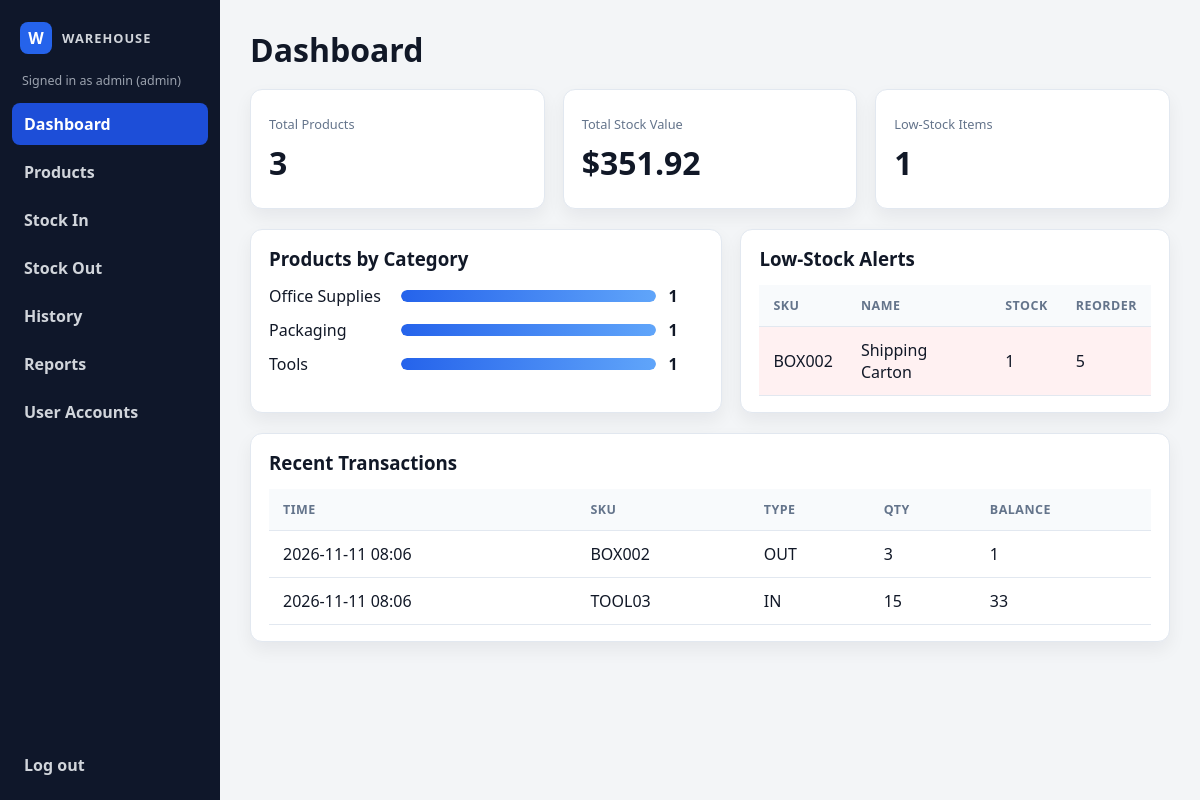
The app's page /dashboard (signed in) with its own data.
### tables this page shows
CREATE TABLE products (
                    id INTEGER PRIMARY KEY AUTOINCREMENT,
                    sku TEXT NOT NULL COLLATE NOCASE UNIQUE,
                    name TEXT NOT NULL,
                    category TEXT NOT NULL,
                    unit TEXT NOT NULL,
                    unit_price REAL NOT NULL CHECK (unit_price >= 0),
                    quantity INTEGER NOT NULL CHECK (quantity >= 0),
                    reorder_level INTEGER NOT NULL CHECK (reorder_level >= 0),
                    supplier TEXT NOT NULL DEFAULT '',
                    location TEXT NOT NULL DEFAULT ''
                );

CREATE TABLE transactions (
                    id INTEGER PRIMARY KEY AUTOINCREMENT,
                    product_id INTEGER,
                    sku TEXT NOT NULL,
                    product_name TEXT NOT NULL,
                    type TEXT NOT NULL CHECK (type IN ('IN', 'OUT')),
                    quantity INTEGER NOT NULL CHECK (quantity > 0),
                    note TEXT NOT NULL DEFAULT '',
                    balance INTEGER NOT NULL CHECK (balance >= 0),
                    timestamp TEXT NOT NULL DEFAULT CURRENT_TIMESTAMP
                );

### warehouse/web_app.py (the view)
    @app.route("/dashboard")
    @login_required
    def dashboard():
        total_products, stock_value, low_stock_count = db.dashboard_stats()
        categories = {}
        for product in db.list_products():
            categories[product.category] = categories.get(product.category, 0) + 1
        return render_template(
            "dashboard.html",
            total_products=total_products,
            stock_value=stock_value,
            low_stock_count=low_stock_count,
            category_totals=categories,
            low_products=db.list_products(low_stock=True),
            recent_transactions=db.list_transactions(limit=12),
            page_title="Dashboard",
        )

### warehouse/db.py (called while the page is built)
    def connect(self) -> sqlite3.Connection:
        connection = sqlite3.connect(self.path, timeout=10)
        connection.row_factory = sqlite3.Row
        connection.execute("PRAGMA foreign_keys = ON")
        return connection

    @contextmanager
    def _connection(self) -> Iterator[sqlite3.Connection]:
        connection = self.connect()
        try:
            with connection:
                yield connection
        finally:
            connection.close()

    @staticmethod
    def _product(row: sqlite3.Row) -> Product:
        return Product(
            id=row["id"],
            sku=row["sku"],
            name=row["name"],
            category=row["category"],
            unit=row["unit"],
            unit_price=row["unit_price"],
            quantity=row["quantity"],
            reorder_level=row["reorder_level"],
            supplier=row["supplier"],
            location=row["location"],
        )

    @staticmethod
    def _transaction(row: sqlite3.Row) -> Transaction:
        from datetime import datetime
        return Transaction(
            id=row["id"],
            sku=row["sku"],
            product_name=row["product_name"],
            type=row["type"],
            quantity=row["quantity"],
            note=row["note"],
            balance=row["balance"],
            timestamp=datetime.fromisoformat(row["timestamp"]),
        )

    def list_products(
        self, search: str = "", low_stock: bool = False, category: str = ""
    ) -> list[Product]:
        sql = "SELECT * FROM products WHERE 1 = 1"
        params: list[object] = []
        if search.strip():
            term = f"%{search.strip()}%"
            sql += " AND (sku LIKE ? OR name LIKE ? OR category LIKE ?)"
            params.extend((term, term, term))
        if low_stock:
            sql += " AND quantity <= reorder_level"
        if category.strip():
            sql += " AND category = ?"
            params.append(category.strip())
        sql += " ORDER BY name COLLATE NOCASE"
        with self._connection() as connection:
            rows = connection.execute(sql, params).fetchall()
        return [self._product(row) for row in rows]

### warehouse/templates/dashboard.html
{% extends 'base.html' %}
{% block content %}
  <div class="page-header">
    <h1>Dashboard</h1>
  </div>
  <div class="metric-grid">
    <div class="metric-card">
      <div class="metric-label">Total Products</div>
      <div class="metric-value">{{ total_products }}</div>
    </div>
    <div class="metric-card">
      <div class="metric-label">Total Stock Value</div>
      <div class="metric-value">${{ '{:,.2f}'.format(stock_value) }}</div>
    </div>
    <div class="metric-card">
      <div class="metric-label">Low-Stock Items</div>
      <div class="metric-value">{{ low_stock_count }}</div>
    </div>
  </div>
  <div class="dashboard-panels">
    <div class="panel card">
      <h3>Products by Category</h3>
      <div class="chart-block">
        {% for category, count in category_totals.items() %}
          <div class="bar-row">
            <span>{{ category }}</span>
            <div class="bar-track">
              <div class="bar-fill" style="width: {{ (count / (category_totals.values()|list|max if category_totals else 1)) * 100 }}%"></div>
            </div>
            <strong>{{ count }}</strong>
          </div>
        {% else %}
          <p class="muted">No products available.</p>
        {% endfor %}
      </div>
    </div>
    <div class="panel card">
      <h3>Low-Stock Alerts</h3>
      {% if low_products %}
        <table>
          <thead>
            <tr>
              <th>SKU</th>
              <th>Name</th>
              <th>Stock</th>
              <th>Reorder</th>
            </tr>
          </thead>
          <tbody>
            {% for product in low_products %}
              <tr class="alert-row">
                <td>{{ product.sku }}</td>
                <td>{{ product.name }}</td>
                <td>{{ product.quantity }}</td>
                <td>{{ product.reorder_level }}</td>
              </tr>
            {% endfor %}
          </tbody>
        </table>
      {% else %}
        <p class="muted">No low-stock items.</p>
      {% endif %}
    </div>
  </div>
  <div class="panel card recent-panel">
    <h3>Recent Transactions</h3>
    <table>
      <thead>
        <tr>
          <th>Time</th>
          <th>SKU</th>
          <th>Type</th>
          <th>Qty</th>
          <th>Balance</th>
        </tr>
      </thead>
      <tbody>
        {% for txn in recent_transactions %}
          <tr>
            <td>{{ txn.timestamp.strftime('%Y-%m-%d %H:%M') }}</td>
            <td>{{ txn.sku }}</td>
            <td>{{ txn.type }}</td>
            <td>{{ txn.quantity }}</td>
            <td>{{ txn.balance }}</td>
          </tr>
        {% endfor %}
      </tbody>
    </table>
  </div>
{% endblock %}

### warehouse/static/styles.css (style rules this page uses)
:root { --bg: #f3f5f7; --sidebar-bg: #0f172a; --sidebar-text: #d1d5db; --brand: #2563eb; --card: #ffffff; --muted: #64748b; --border: #e2e8f0; --text: #111827; --danger: #ef4444; --danger-soft: #fee2e2; --warning: #f59e0b; --success: #10b981; --shadow: 0 8px 18px rgba(15, 23, 42, 0.06); }
* { box-sizing: border-box; }
body { margin: 0; font-family: "Segoe UI", Tahoma, sans-serif; background: var(--bg); color: var(--text); }
.page-header { display: flex; align-items: center; justify-content: space-between; margin-bottom: 18px; }
.page-header h1 { margin: 0; font-size: 2rem; }
.metric-grid { display: grid; grid-template-columns: repeat(3, minmax(180px, 1fr)); gap: 18px; margin-bottom: 20px; }
.metric-card, .card, .panel { background: var(--card); border: 1px solid var(--border); border-radius: 12px; box-shadow: var(--shadow); }
.metric-card { padding: 20px 18px; min-height: 120px; display: flex; flex-direction: column; justify-content: center; }
.metric-label { color: var(--muted); font-size: 0.8rem; margin-bottom: 8px; }
.metric-value { font-size: 2rem; font-weight: 700; }
.dashboard-panels { display: grid; grid-template-columns: 1.1fr 1fr; gap: 18px; margin-bottom: 20px; }
.panel { padding: 16px 18px; }
.panel h3 { margin-top: 0; margin-bottom: 14px; }
.chart-block { display: flex; flex-direction: column; gap: 12px; }
.bar-row { display: grid; grid-template-columns: 120px 1fr 35px; gap: 12px; align-items: center; }
.bar-track { height: 12px; background: #e2e8f0; border-radius: 999px; overflow: hidden; }
.bar-fill { height: 100%; background: linear-gradient(90deg, #2563eb, #60a5fa); border-radius: 999px; }
table { width: 100%; border-collapse: collapse; }
th, td { text-align: left; padding: 12px 14px; border-bottom: 1px solid var(--border); }
th { background: #f8fafc; font-size: 0.78rem; letter-spacing: 0.04em; text-transform: uppercase; color: var(--muted); }
tr.alert-row { background: #fff1f2; }

### records on screen
products: category "Office Supplies", count "1"
products: category "Packaging", quantity "1", sku "BOX002", name "Shipping Carton", reorder_level "5"
products: category "Tools", count "1"
transactions: timestamp "2026-11-11 08:06", sku "BOX002", type "OUT", quantity "3", balance "1"
transactions: timestamp "2026-11-11 08:06", sku "TOOL03", type "IN", quantity "15", balance "33"

### other values on screen
{{ current_user.username }} "admin"
{{ current_user.role }} "admin"
{{ total_products }} "3"
{{ '{:,.2f}'.format(stock_value) }} "351.92"
{{ low_stock_count }} "1"
